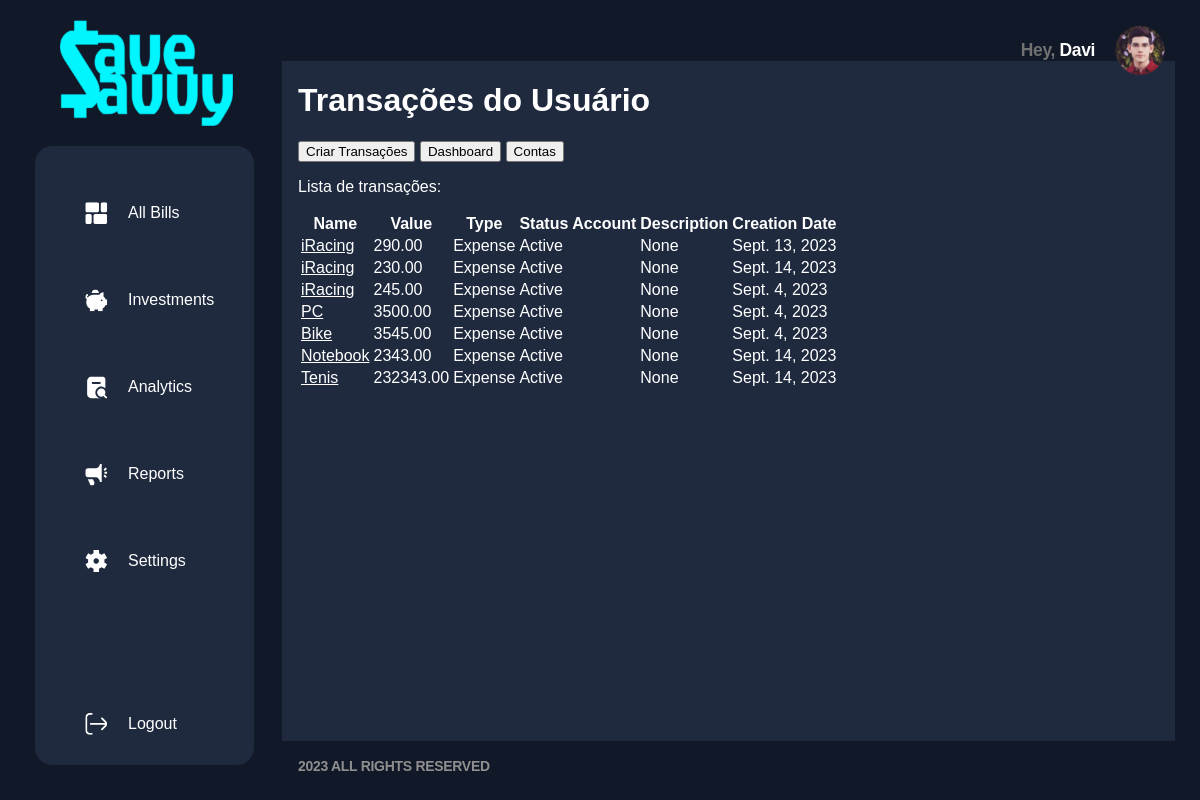
Page /transactions/ (signed in) on the committed database.
### transactions/models.py (models this page shows, shortened)
class Transactions(models.Model):
    idUser = models.ForeignKey(User, on_delete=models.CASCADE)
    transactionName = models.CharField(max_length=100)
    transactionDescription = models.CharField(max_length=100, null=True)
    value = models.DecimalField(max_digits=19, decimal_places=2, default=0.00)
    idType = models.ForeignKey(TransactionType, on_delete=models.PROTECT, default=1)
    idStatus = models.ForeignKey(TransactionStatus, on_delete=models.SET(2), default=1)
    idCategory = models.ForeignKey(TransactionCategory, on_delete=models.SET(1), null=True)
    idTransactionAccount = models.ForeignKey(TransactionAccount, on_delete=models.PROTECT, null=True)
    idRepeatable = models.ForeignKey(TransactionRepeatability, on_delete=models.SET(1), null=True)
    creationDate = models.DateField(default=date.today)

class TransactionType(models.Model):
    type = models.CharField(max_length=10)
    def __str__(self):
        return self.type

class TransactionStatus(models.Model):
    status = models.CharField(max_length=10)
    def __str__(self):
        return self.status

### transactions/views.py (the view)
# urls.py: path('', views.userTransactions, name='Alltransactions'),
@login_required
def userTransactions(request):
    user_data = userData(request)
    all_transactions = Transactions.objects.all().values()
    user_transactions = Transactions.objects.filter(idUser=user_data['current_user_id'])
    template = loader.get_template('alltransactions.html')
    context = {
       'current_user_id' : user_data['current_user_id'],
       'current_user_name' : user_data['current_user_name'],
       'user_transactions': user_transactions,
       'all_transactions': all_transactions,
    }
    return HttpResponse(template.render(context, request))

### transactions/views.py (called while the page is built)
@login_required
def userData(request):
  current_user_name = request.user.first_name
  current_user_id = request.user
  context = {
       'current_user_id' : current_user_id,
       'current_user_name' : current_user_name}
  return(context)

### transactions/templates/alltransactions.html (shortened to what this page needs)
{% extends 'master_transactions.html' %}
{% block content %}
  <h1>Transações do Usuário</h1>
  <button onClick="location.href='/transactions/create'" type="button">Criar Transações</button>
  <button onClick="location.href='/transactions/dashboard'" type="button">Dashboard</button>
  <button onClick="location.href='/transactions/accounts'" type="button">Contas</button>
  <p>Lista de transações:</p>
  <table>
    <tr>
      <th>Name</th>
      <th>Value</th>
      <th>Type</th>
      <th>Status</th>
      <th>Account</th>
      <th>Description</th>
      <th>Creation Date</th>
    </tr>
    {% for y in user_transactions %}
    <tr>
      <td><a href="details/{{y.id}}">{{ y.transactionName }}</a></td>
      <td>{{ y.value }}</td>
      <td>{{ y.idType }}</td>
      <td>{{ y.idStatus }}</td>
      <td>{{ y.idTransactionAccount.accountName }}</td>
      <td>{{ y.transactionDescription }}</td>
      <td>{{ y.creationDate }}</td>
    </tr>
    {% endfor %}
  </table>
{% endblock %}

### transactions/templates/master_transactions.html (shortened to what this page needs)
<!DOCTYPE html>
<html>
<head>
  {% load static %}
  <link rel="stylesheet" href="{% static "/master-menu/styles.css" %}">
</head>
<body>
	<div class="top-bar"> <img src="{% static "/master-menu/logo.png" %}" alt="Logo da Página" />
		<div class="user-info">
			<div class="user-text">
				<p style="color: #717171;
                font-size: 17.486px;
                font-style: normal;
                font-weight: 700;
                line-height: 16.612px; /* 95% */
                letter-spacing: -0.35px;">Hey,&nbsp;</p>
				<p style="color: var(--Texto, #FFF);
                font-size: 17.486px;
                font-style: normal;
                font-weight: 700;
                line-height: 16.612px;
                letter-spacing: -0.35px;">{{ current_user_name }}</p>
			</div>
			<div class="user-avatar"> <img src="{% static "/master-menu/user-avatar.jpg" %}" alt="Foto do Usuário" /> </div>
		</div>
	</div>
	<div class="container">
		<nav>
			<ul>
				<li>
					<a href="/transactions"><img src="{% static "/master-menu/icone1.svg" %}" alt="Ícone 1">All Bills </a>
				</li>
				<li>
					<a href="#"><img src="{% static "/master-menu/icone2.svg" %}" alt="Ícone 2">Investments </a>
				</li>
				<li>
					<a href="#"><img src="{% static "/master-menu/icone3.svg" %}" alt="Ícone 3">Analytics </a>
				</li>
				<li>
					<a href="#"><img src="{% static "/master-menu/icone4.svg" %}" alt="Ícone 4">Reports </a>
				</li>
				<li>
					<a href="#"><img src="{% static "/master-menu/icone5.svg" %}" alt="Ícone 5">Settings </a>
				</li>
			</ul>
		</nav>
		<div class="logout">
			<a href="/accounts/logout/"><img src="{% static "/master-menu/icone6.svg" %}" alt="Ícone 5">Logout</a>
		</div>
	</div>
	<div class="right-container">
		{% block content %}
    {% endblock %}
		<div class="Rights">
			<p>2023 ALL RIGHTS RESERVED</p>
		</div>
	</div>
</body>
</html>

### error_finances/static/master-menu/styles.css (style rules this page uses)
body { margin: 0; padding: 0; background-color: #111827; font-family: Arial, sans-serif; }
.top-bar { display: flex; justify-content: space-between; align-items: center; color: #fff; }
.user-info { display: flex; align-items: center; margin-right: 35px; margin-bottom: 45px; }
.user-avatar { width: 50px; height: 50px; border-radius: 50%; overflow: hidden; margin-left: 10px; }
img { max-width: 173px; height: auto; margin: 20px; margin-left: 60px; }
.user-avatar img { width: 100%; height: 100%; object-fit: cover; margin: 0px; }
.user-text { display: flex; align-items: flex-end; margin-right: 10px; }
.container { margin: 35px; margin-top: 0px; background-color: #1F2A3F; width: max-content; padding: 40px; padding-top: 20px; border-radius: 17.486px; position: absolute; height: -webkit-fill-available; }
nav ul { list-style: none; padding: 0; }
nav li { margin-bottom: 24px; }
nav a { color: #fff; text-decoration: none; display: flex; align-items: center; }
nav img { margin-left: 10px; }
.logout { position: absolute; bottom: 10px; }
.logout a { color: #fff; text-decoration: none; display: flex; align-items: center; }
.logout img { margin-left: 10px; }
.right-container { background-color: #1F2A3F; flex-direction: column; padding-left: 1em; justify-content: flex-start; color: white; margin-left: 282px; margin-right: 25px; margin-top: -85px; overflow-y: scroll; height: 85vh; }
.right-container a { color: white; }
.Rights { position: absolute; bottom: 10px; color: #8F8F8F; font-size: 13.978px; font-style: normal; font-weight: 600; line-height: 19.22px; letter-spacing: -0.28px; margin-top: auto; }

### rows in the picture
Transactions: transactionName "iRacing", value "290.00", idType "Expense", idStatus "Active", transactionDescription "None", creationDate "Sept. 13, 2023"
Transactions: transactionName "iRacing", value "230.00", idType "Expense", idStatus "Active", transactionDescription "None", creationDate "Sept. 14, 2023"
Transactions: transactionName "iRacing", value "245.00", idType "Expense", idStatus "Active", transactionDescription "None", creationDate "Sept. 4, 2023"
Transactions: transactionName "PC", value "3500.00", idType "Expense", idStatus "Active", transactionDescription "None", creationDate "Sept. 4, 2023"
Transactions: transactionName "Bike", value "3545.00", idType "Expense", idStatus "Active", transactionDescription "None", creationDate "Sept. 4, 2023"
Transactions: transactionName "Notebook", value "2343.00", idType "Expense", idStatus "Active", transactionDescription "None", creationDate "Sept. 14, 2023"
Transactions: transactionName "Tenis", value "232343.00", idType "Expense", idStatus "Active", transactionDescription "None", creationDate "Sept. 14, 2023"

### other values in the picture
{{ current_user_name }} "Davi"
